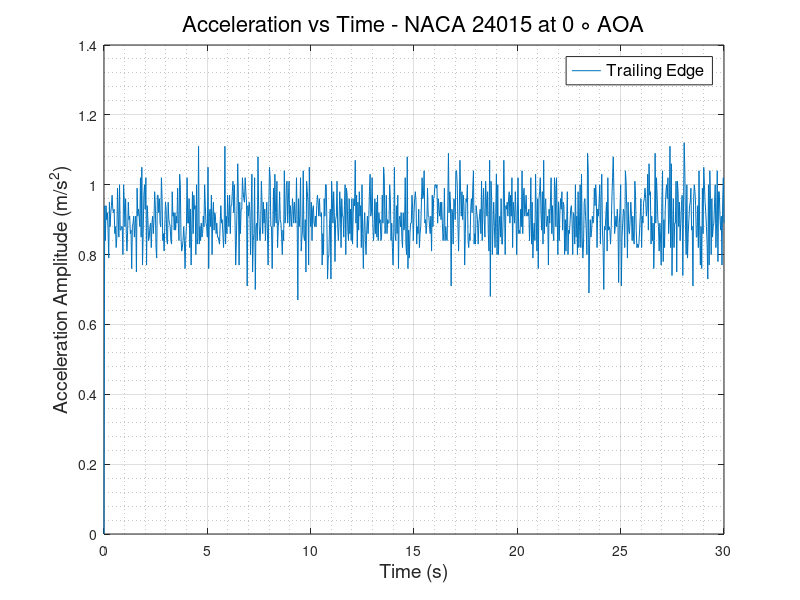
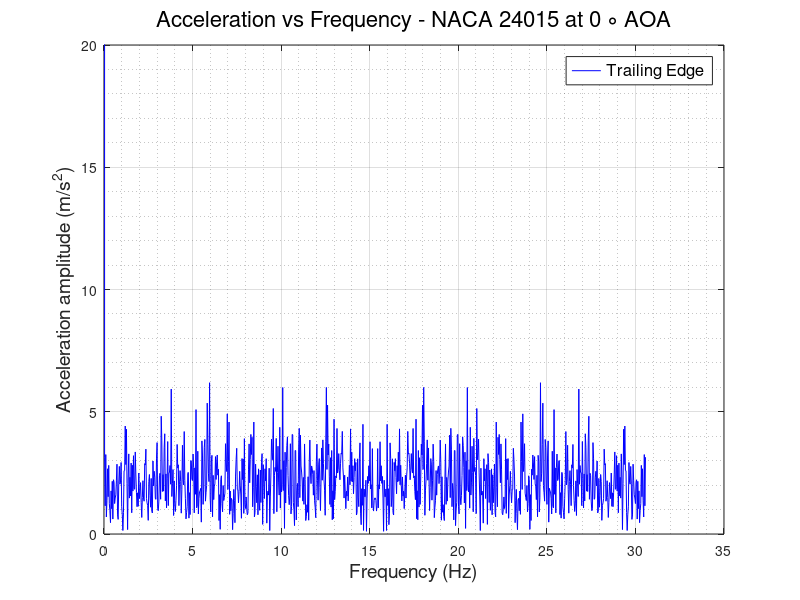

Write MATLAB code to recreate these figures, in order.
clc
clear
close all
%% READING ACCELEROMETER DATA and defining Variables
                      % TRAILING EDGE %
data   = xlsread('TE_500rpm.csv');
TE_time   = data(:,1);
TE_X_acc  = data(:,2);
TE_Y_acc  = data(:,3);
TE_Z_acc  = data(:,4);
TE_R_acc  = sqrt(TE_X_acc.^2 + TE_Y_acc.^2 + TE_Z_acc.^2);
% plot(TE_time,TE_R_acc)
N      = numel(TE_time);
Ts     = abs(diff(TE_time(1:2)));
fs     = 1/Ts;
f_axis = [0:N-1]*fs/N;
A_freq_TE = fft(TE_Z_acc);
figure(1)
plot(TE_time, TE_Z_acc)
grid on
grid minor
xlabel('Time (s)','FontSize',14,'FontWeight','normal')
ylabel('Acceleration Amplitude (m/s^2)','FontSize',14,'FontWeight','normal')
legend ('Trailing Edge','FontSize',12,'FontWeight','normal')
title('Acceleration vs Time - NACA 24015 at 0 \circ AOA','FontSize',16,'FontWeight','normal')
% ylim([0.5 2])
figure(2)
plot(f_axis,abs(A_freq_TE),'-b','LineWidth',0.5)
grid on 
grid minor
ylabel('Acceleration amplitude (m/s^2)','FontSize',14,'FontWeight','normal')
xlabel('Frequency (Hz)','FontSize',14,'FontWeight','normal')
ylim([0 20])
legend ('Trailing Edge','FontSize',12,'FontWeight','normal')
title('Acceleration vs Frequency - NACA 24015 at 0 \circ AOA','FontSize',16,'FontWeight','normal')
